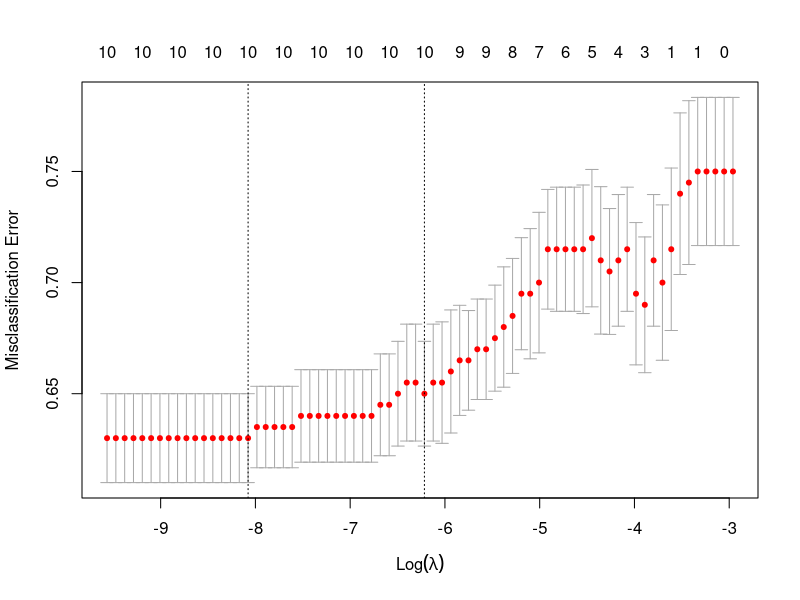

This chart was generated by the following R code:
## ---- chunk 1
# Packages
library(caret)
library(glmnet)
library(dplyr)

## ---- chunk 2
# Read data
Ninety_Minutes_Micro <- read.csv("Burning Macro and Micro Data - 90 Minutes - Micro.csv",
                 stringsAsFactors = FALSE)
## ---- chunk 3
# Set outcome
Ninety_Minutes_Micro$Tool <- as.factor(Ninety_Minutes_Micro$Tool)

# Remove rows with missing data
lasso_data_complete <- na.omit(Ninety_Minutes_Micro)

# Check how many rows remain
nrow(lasso_data_complete)
## ---- chunk 4
# Separate outcome and predictors
y <- lasso_data_complete$Tool

x_raw <- lasso_data_complete %>%
  select(-Tool)

# Check near-zero variance variables
nzv_metrics <- nearZeroVar(
  x_raw,
  freqCut = 95/5,
  uniqueCut = 10,
  saveMetrics = TRUE
)

nzv_metrics

# See which variables are flagged
nzv_metrics[nzv_metrics$nzv == TRUE, ]

# Remove near-zero variance predictors
nzv_vars <- rownames(nzv_metrics[nzv_metrics$nzv == TRUE, ])

x_filtered <- x_raw %>%
  select(-all_of(nzv_vars))
## ---- chunk 5
# Dummy-code categorical predictors
dummy_model <- dummyVars(~ ., data = x_filtered, fullRank = TRUE)

x <- predict(dummy_model, newdata = x_filtered)

# Make sure x is a matrix
x <- as.matrix(x)
## ---- chunk 6
set.seed(42)

cv_lasso <- cv.glmnet(
  x = x,
  y = y,
  family = "multinomial",
  alpha = 1,
  type.measure = "class",
  nfolds = 10,
  standardize = FALSE
)

# Plot cross-validation curve
plot(cv_lasso)

# Best lambda
cv_lasso$lambda.min

# More conservative lambda
cv_lasso$lambda.1se
## ---- chunk 7
# Coefficients at lambda.min
coef_min <- coef(cv_lasso, s = "lambda.min")

# Coefficients at lambda.1se
coef_1se <- coef(cv_lasso, s = "lambda.1se")
## ---- chunk 8
# Function to pull non-zero coefficients by class
get_selected_vars <- function(coef_object) {
  selected <- lapply(coef_object, function(class_coef) {
    temp <- as.matrix(class_coef)
    rownames(temp)[temp[, 1] != 0]
  })
  
  selected <- lapply(selected, function(vars) {
    vars[vars != "(Intercept)"]
  })
  
  return(selected)
}

selected_min <- get_selected_vars(coef_min)
selected_1se <- get_selected_vars(coef_1se)

selected_min
selected_1se
## ---- chunk 9
# Classification accuracy for lambda.min and lambda.1se

# Predicted classes for lambda.min
pred_min <- predict(
  cv_lasso,
  newx = x,
  s = "lambda.min",
  type = "class"
)

# Predicted classes for lambda.1se
pred_1se <- predict(
  cv_lasso,
  newx = x,
  s = "lambda.1se",
  type = "class"
)

# Convert predictions to factors with the same levels as your outcome
pred_min <- factor(pred_min[, 1], levels = levels(y))
pred_1se <- factor(pred_1se[, 1], levels = levels(y))

# Calculate classification accuracy
accuracy_min <- mean(pred_min == y)
accuracy_1se <- mean(pred_1se == y)

# Overall accuracy results
accuracy_min
accuracy_1se
## ---- chunk 10
# Function for accuracy by tool type
accuracy_by_tool <- function(actual, predicted) {
  
  results <- data.frame(
    Tool = levels(actual),
    Correct = NA,
    Total = NA,
    Accuracy = NA
  )
  
  for (i in seq_along(levels(actual))) {
    
    tool <- levels(actual)[i]
    
    tool_rows <- actual == tool
    
    results$Correct[i] <- sum(predicted[tool_rows] == actual[tool_rows])
    results$Total[i] <- sum(tool_rows)
    results$Accuracy[i] <- results$Correct[i] / results$Total[i]
  }
  
  return(results)
}
## ---- chunk 11
# Accuracy by tool type for lambda.min
accuracy_min <- accuracy_by_tool(
  actual = y,
  predicted = pred_min
)

accuracy_min

# Accuracy by tool type for lambda.1se
accuracy_1se <- accuracy_by_tool(
  actual = y,
  predicted = pred_1se
)

accuracy_1se
## ---- chunk 12
# Confusion matrix for lambda.min
confusionMatrix(
  data = pred_min,
  reference = y
)

# Confusion matrix for lambda.1se
confusionMatrix(
  data = pred_1se,
  reference = y
)
